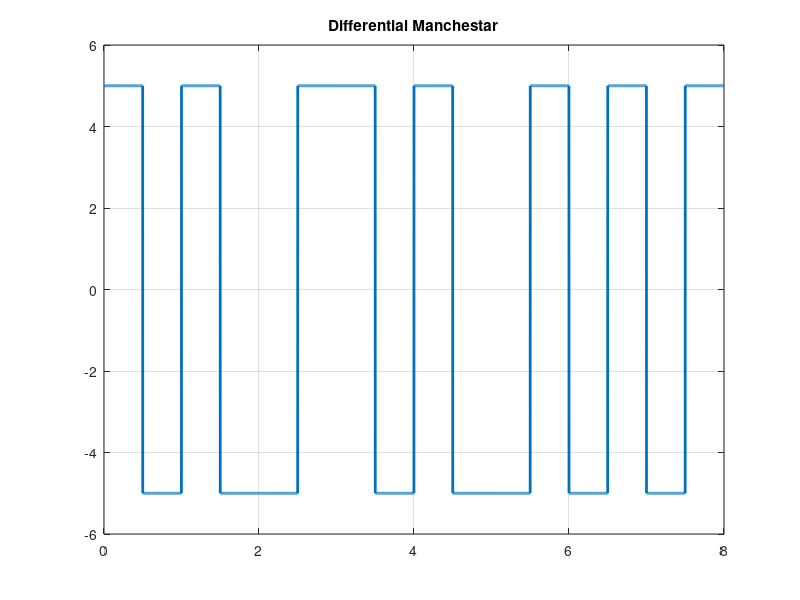

MATLAB code for this plot:
clc;
close all;
clear all;

bits = [1 0 1 1 0 1 0 0];
n = 1000;
bitrate = 1;
T = length(bits)/bitrate;
N = length(bits)*n;
dt = T/N;
t = 0:dt:T-dt;
half = n/2;

previous = 5;
x = zeros(1, length(t));
for i=1:length(bits)
    if bits(i) == 1
        x((i-1)*n+1: half) = previous;
        x(half+1: i*n) = previous *(-1);
        previous = previous *(-1);
    else
        previous = previous *(-1);
        x((i-1)*n+1: half) = previous;
        x(half+1: i*n) = previous *(-1);
        previous = previous *(-1);
        
    end
    half =half+n;
end
plot(t,x, 'Linewidth', 2);
grid on;
title('Differential Manchestar');


%Decode
previous = 5;
half = n/2;
y = zeros(1, length(x)/n);
for i=1:length(x)/n
    if x((i-1)*n+1: half) == previous
        y(i) = 1;
        previous = previous * (-1);
    end
    half = half + n;
end
disp(y);
